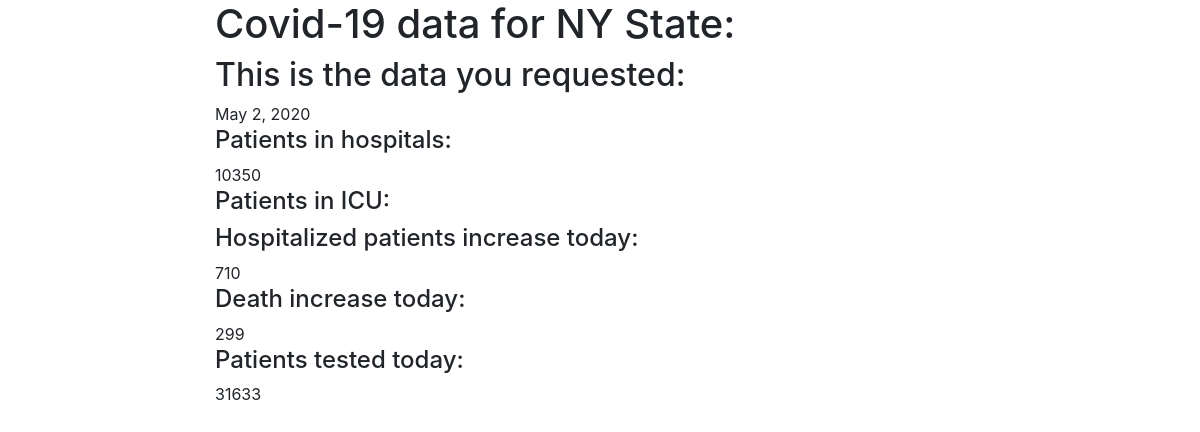
Before: /covidapp/6/ with the older database file.
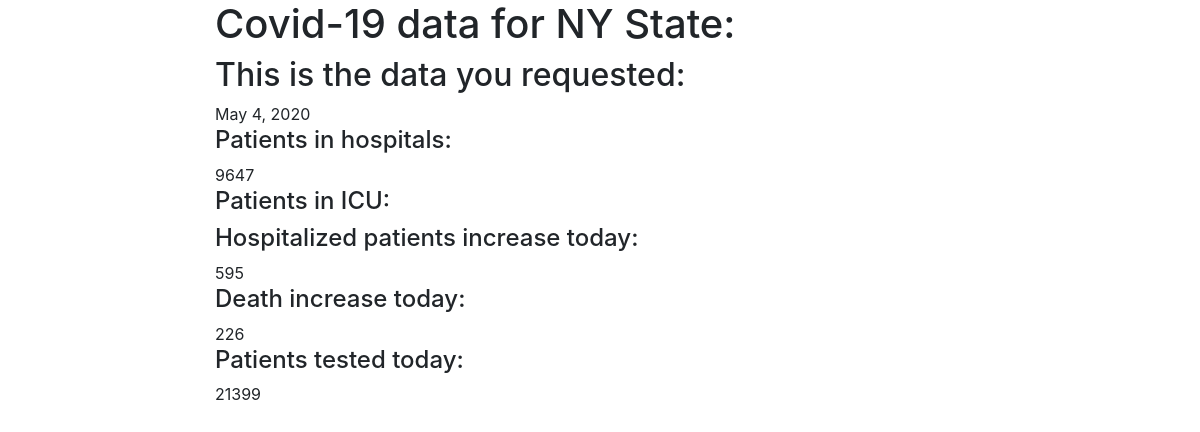
After: the same page with the newer database file.
### covidapp/models.py (models this page shows, shortened)
class Hospital(models.Model):
    date_time 			=    	models.DateField()
    hospital_currently 	= 		models.IntegerField(blank=True, null=True)
    icucurrently		= 		models.IntegerField(blank=True, null=True)
    hospital_increase 	= 		models.IntegerField(blank=True, null=True)
    dead_daily			= 		models.IntegerField(blank=True, null=True)
    tested_today		=		models.IntegerField(blank=True, null=True)

### covidapp/views.py (the view)
# urls.py: path('<int:id>/', views.hospital_detail_view, name='hospital-detail'),
def hospital_detail_view(request, id):
	obj = Hospital.objects.get(id=id)
	context = {
		"object": obj
	}
	return render(request, "covidapp/hospital_detail.html", context)

### covidapp/templates/covidapp/hospital_detail.html (shortened to what this page needs)
{% extends 'base.html' %}
{% load bootstrap4 %}
{% block content %}
<h1>{% block header %}Covid-19 data for NY State: </h1>{% endblock %}
<h2>{% block title %}This is the data you requested: </h2>{{ object.date_time }}{% endblock %}
<h4>Patients in hospitals: </h4> {{ object.hospital_currently }}
<h4>Patients in ICU: </h4>{{ object.icu_currently }}
<h4>Hospitalized patients increase today: </h4>{{ object.hospital_increase }}
<h4>Death increase today: </h4>{{ object.dead_daily }}
<h4>Patients tested today: </h4>{{ object.tested_today }}
{% endblock %}

Changed rows visible on the page:
changed Hospital: date_time "May 2, 2020" → "May 4, 2020"; hospital_currently "10350" → "9647"; hospital_increase "710" → "595"; dead_daily "299" → "226"; tested_today "31633" → "21399"
